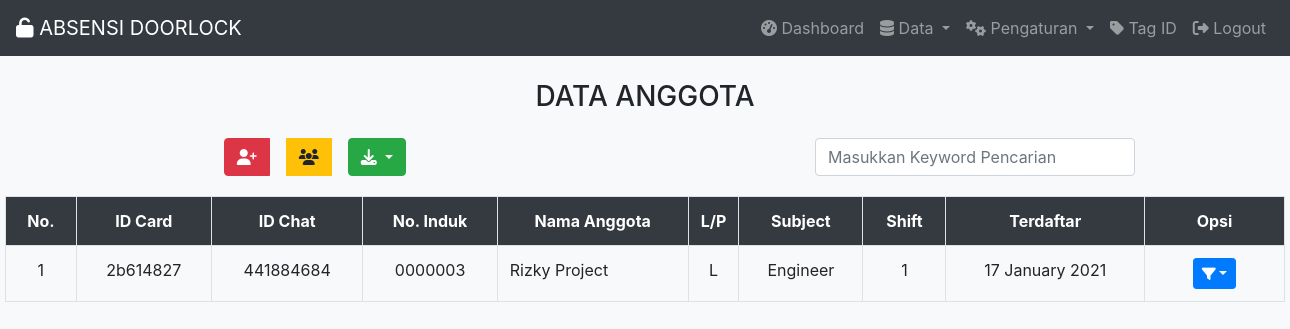
Screenshot of /dataanggota.php (signed in) with the database file from the repository.
### tables this page shows
CREATE TABLE `tabel_anggota` (
  `ID` varchar(20) NOT NULL,
  `ID_CHAT` varchar(20) NOT NULL,
  `NO_INDUK` varchar(20) NOT NULL,
  `NAMA` varchar(70) NOT NULL,
  `KELAMIN` enum('L','P') NOT NULL,
  `id_sub` int(20) NOT NULL,
  `SW` int(20) NOT NULL,
  `TERDAFTAR` varchar(20) NOT NULL,
  `Password` varchar(100) NOT NULL,
  `Level` enum('Anggota','Admin') NOT NULL,
  `id_shift` int(20) NOT NULL
);

CREATE TABLE `tabel_subject` (
  `id_sub` int(20) NOT NULL,
  `SUBJECT` varchar(20) NOT NULL
);

### koneksidb.php (called while the page is built, shortened)
<?php
$server       = "localhost";
$user         = "root";
$password     = "";
$database     = "absensirfid";
$koneksi      = mysqli_connect($server, $user, $password, $database);
function query($query) {
    global $koneksi;
    $result = mysqli_query($koneksi, $query );
    $box = [];
    while( $siswa = mysqli_fetch_assoc($result) ){
    $box[] = $siswa;
    }
    return $box;
}
 ?>

### dataanggota.php (the view, shortened to what this page needs)
<?php
require "template.php";
$data = query("SELECT * FROM tabel_anggota WHERE Level = 'Anggota' ORDER BY NAMA ASC");
?>
<!DOCTYPE html>
  <html>
  <head>
  </head>
<body>
  <center>
    <h3 class="mb-4 mt-2">DATA ANGGOTA</h3>
 <div class="row table-responsive-sm">
    <div class="col mb-1">
      <div class="btn-group">
          <button type="button" class="tambah btn btn-danger" href="#tambahanggota" data-toggle="modal" data-placement="bottom" title="Registrasi" data-target="#tambahanggota"><i class="fa fa-user-plus"></i></button>
          <a href="subject.php" class="btn-warning btn mx-3" data-toggle="tooltip" data-placement="bottom" title="Subject"><i class="fa fa-users"></i></a>
          <div class="dropdown">
              <button class="btn btn-success dropdown-toggle" type="button" data-toggle="dropdown"  data-placement="bottom" title="Export"><i class="fa fa-download"></i>
              </button>
          </div>
      </div>
    </div>
    <div class="col mb-1">
          <div class="form-group" style="width:20rem;">
                <input class="form-control" id="keywordanggota" placeholder="Masukkan Keyword Pencarian" autocomplete="off"  type="text">
          </div>
    </div>
  </div>
<div id="tabelanggota">
<div class="table-responsive-sm">
<table class="table table-bordered table-hover table-striped" style="width:80rem;">
   <tr class="text-center bg-dark text-white">
   <th>No.</th>
   <th>ID Card</th>
   <th>ID Chat</th>
   <th>No. Induk</th>
   <th>Nama Anggota</th>
   <th width="10px">L/P</th>
   <th>Subject</th>
   <th>Shift</th>
   <th>Terdaftar</th>
   <th width="140px">Opsi</th>
   </tr>
<?php $i =1;?>
<?php foreach ($data as $anggota) :
   $diff_tgl  = strtotime($anggota["TERDAFTAR"]);
   $terdaftar = date("d F Y", $diff_tgl);
   $id_sub    = $anggota["id_sub"];
   $datasub   = query("SELECT * FROM tabel_subject WHERE id_sub ='$id_sub' ");
?>
   <tr>
   <td class="text-center"><?= $i; ?></td>
   <td class="text-center"><?= $anggota["ID"];?></td>
   <?php
      if ($anggota["ID_CHAT"] == "") {
        echo '<td class="text-center text-danger">--No ID Chat--</td>';
      }
      else{
        echo '<td class="text-center">'.$anggota["ID_CHAT"].'</td>';
      }
    ?>
   <td class="text-center"><?= $anggota["NO_INDUK"];?></td>
   <td><?= $anggota["NAMA"];?></td>
   <td class="text-center"><?= $anggota["KELAMIN"];?></td>
   <?php
      if ($anggota["id_sub"] == 0) {
           echo '<td class="text-center text-danger">--No Subject--</td>';
         }
      else{
        foreach ($datasub as $subject){
            echo '<td class="text-center">'.$subject["SUBJECT"].'</td>';
         }
      }
    ?>
   <td class="text-center"><?=$anggota["id_shift"];?></td>
   <td class="text-center"><?=$terdaftar;?></td>
   <td align="center">
      <div class="dropdown">
        <button class="btn btn-sm btn-primary dropdown-toggle" type="button" data-toggle="dropdown"  data-placement="bottom" title="Opsi"><i class="fa fa-filter"></i></button>
      </div>
    </td>
   </tr>
   <?php $i++; ?>
  <?php endforeach; ?>
</table>
</div>
</div>
</center>
</body>
</html>

### rows the page displays
tabel_anggota: ID "2b614827", ID_CHAT "441884684", NO_INDUK "0000003", NAMA "Rizky Project", KELAMIN "L", id_shift "1"
tabel_subject: SUBJECT "Engineer"
